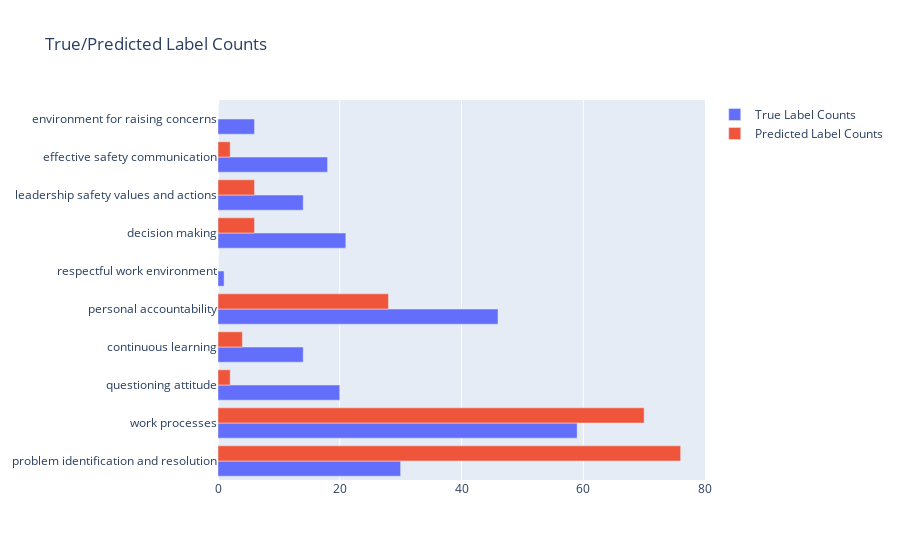

Notebook code for this chart:
### Markdown cell above
### Few-shot, with descriptions in prompt

### Code cell
df3 = pd.read_csv("FewShot_withDescriptions.csv")
print('Total samples:', len(df3))
getTraitCounts(df3)

### Figure 1 — Plotly figure (JSON) as saved in the notebook; plotly's stock layout.template omitted (floating-point values rounded to 4 significant figures)
{"data": [{"name": "True Label Counts", "orientation": "h", "type": "bar", "x": [30, 59, 20, 14, 46, 1, 21, 14, 18, 6], "y": ["problem identification and resolution", "work processes", "questioning attitude", "continuous learning", "personal accountability", "respectful work environment", "decision making", "leadership safety values and actions", "effective safety communication", "environment for raising concerns"]}, {"name": "Predicted Label Counts", "orientation": "h", "type": "bar", "x": [76, 70, 2, 4, 28, 0, 6, 6, 2, 0], "y": ["problem identification and resolution", "work processes", "questioning attitude", "continuous learning", "personal accountability", "respectful work environment", "decision making", "leadership safety values and actions", "effective safety communication", "environment for raising concerns"]}], "layout": {"title": {"text": "True/Predicted Label Counts"}}}
